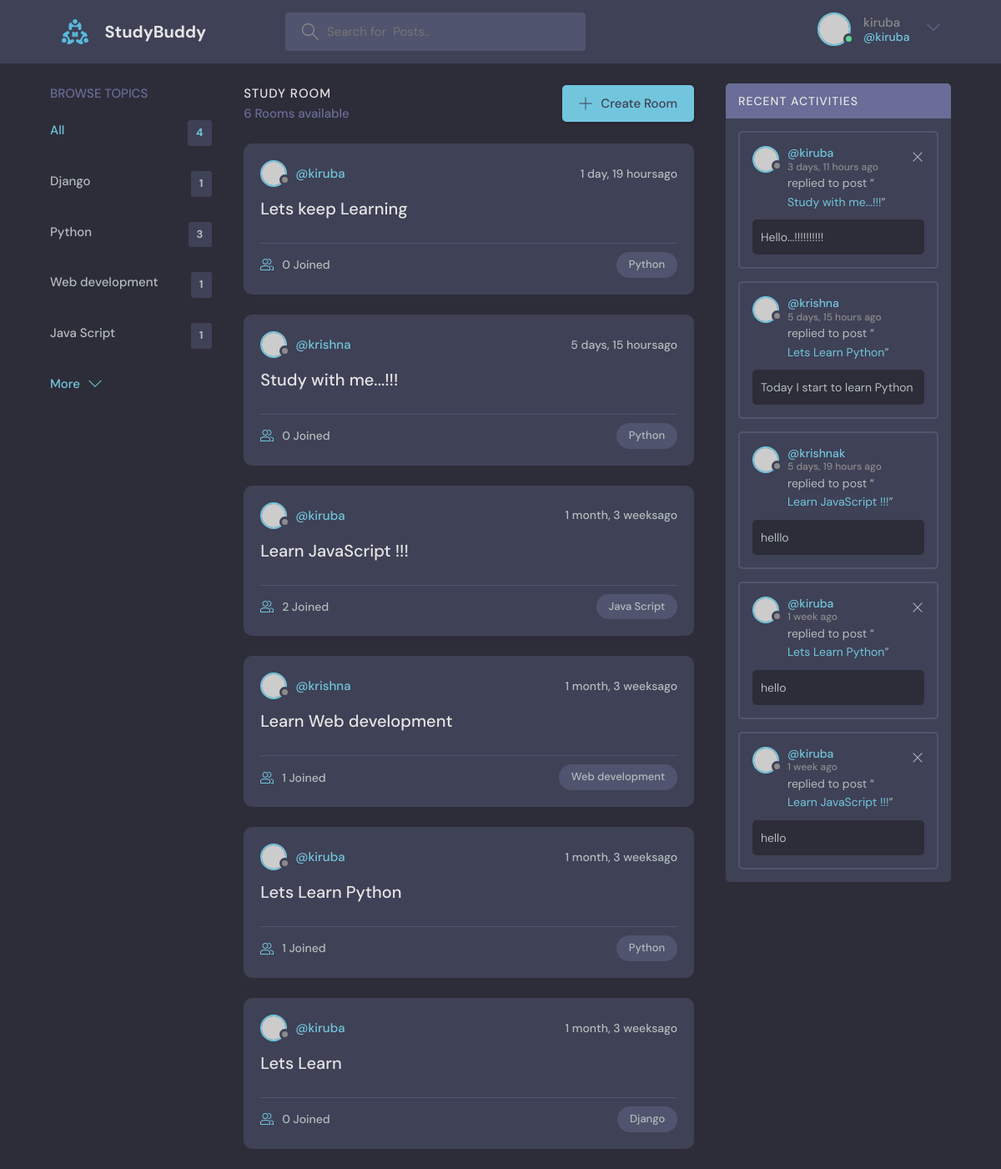
The app's page /home/ (signed in) with its own data.
### secondapp/models.py (models this page shows, shortened)
class Topic(models.Model):
    topic=models.CharField(max_length=201)

class Room(models.Model):
    host=models.ForeignKey(User,on_delete=models.SET_NULL,null=True)
    topic=models.ForeignKey(Topic,on_delete=models.SET_NULL,null=True)
    name=models.CharField(max_length=200)
    participants=models.ManyToManyField(User,related_name='participants',blank=True)
    description=models.TextField(null=True, blank=True)
    updated=models.DateTimeField(auto_now=True)#actively updated when submit
    created=models.DateTimeField(auto_now_add=True) #added once created
    class Meta:
        ordering=['-updated','-created']
    def __str__(self):
        return str(self.name)

class Messages(models.Model):
    user=models.ForeignKey(User,on_delete=models.CASCADE)
    room=models.ForeignKey(Room,on_delete=models.CASCADE)#on_Delete says that if the Room delete then all the child also deleted
    body=models.TextField()
    updated=models.DateTimeField(auto_now=True)#actively updated when submit
    created=models.DateTimeField(auto_now_add=True) #added once created
    class Meta:
        ordering=['-updated','-created']

### secondapp/views.py (the view)
# urls.py: 2. Add a URL to urlpatterns:  path('', views.home, name='home')
def home(request):
    q=request.GET.get('q') if request.GET.get('q') !=None else ''
    rooms=Room.objects.filter(
        Q(topic__topic__icontains=q)|
        Q(name__icontains=q)|
        Q(description__icontains=q)
        )
    room_count=rooms.count()
    topics=Topic.objects.all()
    room_messages=Messages.objects.filter(Q(room__topic__topic__icontains=q))
    context={'rooms':rooms,'topics':topics,'room_count':room_count,'room_messages':room_messages}
    return render(request,'secondapp/home.html',context)

### secondapp/templates/secondapp/home.html (shortened to what this page needs)
{% extends 'main.html' %}
{% block content %}
    <main class="layout layout--3">
      <div class="container">
        {% include 'secondapp/topic_components.html' %}
        <div class="roomList">
          <div class="roomList__header">
            <div>
              <h2>Study Room</h2>
              <p>{{room_count}} Rooms available</p>
            </div>
            <a class="btn btn--main" href="{% url 'create-room' %}">
              <svg version="1.1" xmlns="http://www.w3.org/2000/svg" width="32" height="32" viewBox="0 0 32 32">
                <title>add</title>
                <path
                  d="M16.943 0.943h-1.885v14.115h-14.115v1.885h14.115v14.115h1.885v-14.115h14.115v-1.885h-14.115v-14.115z"
                ></path>
              </svg>
              Create Room
            </a>
          </div>
          {% include 'secondapp/feed_components.html' %}
        </div>
        {% include 'secondapp/activity_components.html' %}
      </div>
    </main>
    {% endblock %}

### templates/navbar.html (shortened to what this page needs)
{% load static %}
<header class="header header--loggedIn">
    <div class="container">
      <a href="{% url 'home' %}" class="header__logo">
        <img src="{% static 'images/logo.svg' %}" />
        <h1>StudyBuddy</h1>
      </a>
      <form class="header__search" method="GET" action="{% url 'home' %}">
        <label>
          <input name="q" placeholder="Search for  Posts.." />
        </label>
      </form>
      <nav class="header__menu">
      {% if request.user.is_authenticated %}
        <div class="header__user">
          <a href="profile.html">
            <div class="avatar avatar--medium active">
              <img src="https://randomuser.me/api/portraits/men/37.jpg" />
            </div>
            <p>{{request.user}}<span>@{{request.user.username}}</span></p>
          </a>
          <button class="dropdown-button">
            <svg version="1.1" xmlns="http://www.w3.org/2000/svg" width="32" height="32" viewBox="0 0 32 32">
              <title>chevron-down</title>
              <path d="M16 21l-13-13h-3l16 16 16-16h-3l-13 13z"></path>
            </svg>
          </button>
        </div>
        {% else %}
        <a href="{% url 'login' %}">
          <img src="{% static 'images/avatar.svg' %}" />
          <p>Login</p>
        </a>
        {% endif %}
      </nav>
    </div>
  </header>

### secondapp/templates/secondapp/topic_components.html
<div class="topics">
    <div class="topics__header">
      <h2>Browse Topics</h2>
    </div>
    <ul class="topics__list">
      <li>
        <a href="{% url 'home' %}" class="active">All <span>{{topics.count}}</span></a>
      </li>
      {% for topic in topics %}
      <li>
        <a href="{% url 'home' %}?q={{topic.topic}}">{{topic.topic}} <span>{{topic.room_set.all.count}}</span></a>
      </li>
      {% endfor %}
    </ul>
    <a class="btn btn--link" href="#">
      More
      <svg version="1.1" xmlns="http://www.w3.org/2000/svg" width="32" height="32" viewBox="0 0 32 32">
        <title>chevron-down</title>
        <path d="M16 21l-13-13h-3l16 16 16-16h-3l-13 13z"></path>
      </svg>
    </a>
  </div>

### secondapp/templates/secondapp/feed_components.html (shortened to what this page needs)
{% for name in rooms %}
<div class="roomListRoom">
    <div class="roomListRoom__header">
      <a href="{url 'user-profile' name.host.id%}" class="roomListRoom__author">
        <div class="avatar avatar--small">
          <img src="https://randomuser.me/api/portraits/women/11.jpg" />
        </div>
        <span>@{{name.host.username}}</span>
      </a>
      <div class="roomListRoom__actions">
        <span>{{name.created|timesince}}ago</span>
      </div>
    </div>
    <div class="roomListRoom__content">
      <a href="/room/{{name.id}}">{{name.name}}</a>
    </div>
    <div class="roomListRoom__meta">
      <a href="/room/{{name.id}}" class="roomListRoom__joined">
        {{name.participants.all.count}} Joined
      </a>
      <p class="roomListRoom__topic">{{name.topic.topic}}</p>
    </div>
  </div>
  {% endfor %}

### secondapp/templates/secondapp/activity_components.html
<div class="activities">
    <div class="activities__header">
      <h2>Recent Activities</h2>
    </div>
    {% for message in room_messages %}
    <div class="activities__box">
      <div class="activities__boxHeader roomListRoom__header">
        <a href="{% url 'user-profile' message.user.id %}" class="roomListRoom__author">
          <div class="avatar avatar--small">
            <img src="https://randomuser.me/api/portraits/women/11.jpg" />
          </div>
          <p>
            @{{message.user}}
            <span>{{message.created|timesince}} ago</span>
          </p>
        </a>
        {% if request.user == message.user %}
        <div class="roomListRoom__actions">
          <a href="{% url 'delete-message' message.id %}">
            <svg version="1.1" xmlns="http://www.w3.org/2000/svg" width="32" height="32" viewBox="0 0 32 32">
              <title>remove</title>
              <path
                d="M27.314 6.019l-1.333-1.333-9.98 9.981-9.981-9.981-1.333 1.333 9.981 9.981-9.981 9.98 1.333 1.333 9.981-9.98 9.98 9.98 1.333-1.333-9.98-9.98 9.98-9.981z"
              ></path>
            </svg>
          </a>
        </div>
        {% endif %}
      </div>
      <div class="activities__boxContent">
        <p>replied to post “<a href="{% url 'room' message.room.id %}">{{message.room}}</a>”</p>
        <div class="activities__boxRoomContent">
          {{message.body}}
        </div>
      </div>
    </div>
    {% endfor %}
</div>

### records on screen
Topic: topic "Django", room_set.all.count "1"
Topic: topic "Python", room_set.all.count "3"
Topic: topic "Web development", room_set.all.count "1"
Topic: topic "Java Script", room_set.all.count "1"
Room: host.username "kiruba", created "1 day, 19 hours", name "Lets keep Learning", participants.all.count "0", topic.topic "Python"
Room: host.username "krishna", created "5 days, 15 hours", name "Study with me...!!!", participants.all.count "0", topic.topic "Python"
Room: host.username "kiruba", created "1 month, 3 weeks", name "Learn JavaScript !!!", participants.all.count "2", topic.topic "Java Script"
Room: host.username "krishna", created "1 month, 3 weeks", name "Learn Web development", participants.all.count "1", topic.topic "Web development"
Room: host.username "kiruba", created "1 month, 3 weeks", name "Lets Learn Python", participants.all.count "1", topic.topic "Python"
Room: host.username "kiruba", created "1 month, 3 weeks", name "Lets Learn", participants.all.count "0", topic.topic "Django"
Messages: user "kiruba", created "3 days, 11 hours", room "Study with me...!!!", body "Hello...!!!!!!!!!!"
Messages: user "krishna", created "5 days, 15 hours", room "Lets Learn Python", body "Today I start to learn Python"
Messages: user "krishnak", created "5 days, 19 hours", room "Learn JavaScript !!!", body "helllo"
Messages: user "kiruba", created "1 week", room "Lets Learn Python", body "hello"
Messages: user "kiruba", created "1 week", room "Learn JavaScript !!!", body "hello"

### other values on screen
{{ request.user }} "kiruba"
{{ request.user.username }} "kiruba"
{{ topics.count }} "4"
{{ room_count }} "6"
